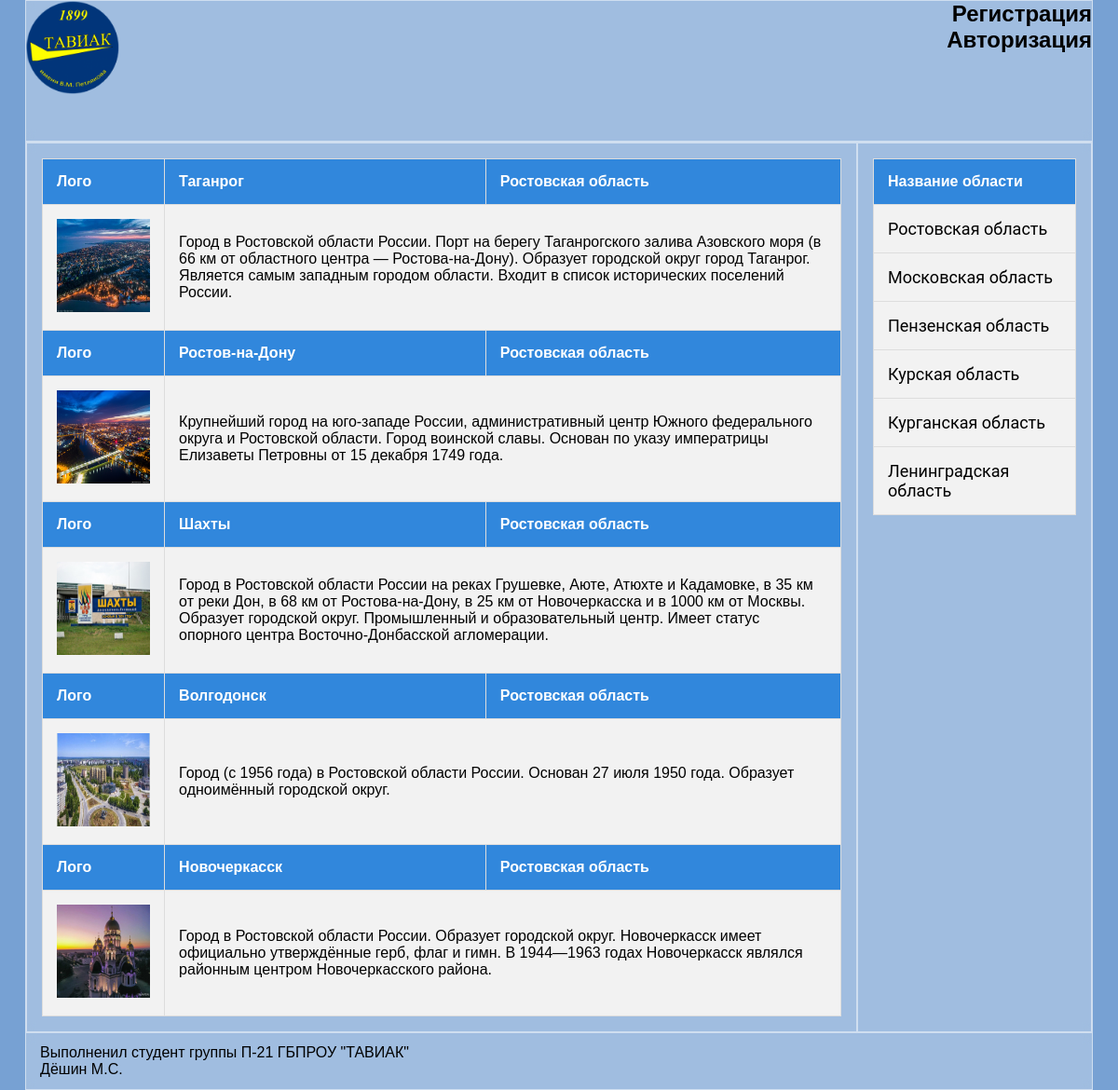
The app's page /?region=1 with its own data.
### tables this page shows
CREATE TABLE `city` (
  `id` int NOT NULL,
  `name` varchar(30) NOT NULL,
  `area` int NOT NULL DEFAULT '10',
  `population` int NOT NULL DEFAULT '30',
  `logo` varchar(30) NOT NULL DEFAULT '0.jpg',
  `description` text,
  `region` int NOT NULL
);

CREATE TABLE `region` (
  `id` int NOT NULL,
  `name` varchar(30) NOT NULL,
  `kod` int NOT NULL
);

### content.php (the view, shortened to what this page needs)
<div class="content">
               <?php
         if(isset($_GET['content'])){
            $content= $_GET['content'];
            include "$content";
        }
        else{
            if(isset($_GET['region'])){
                $selectedRegion = (int)$_GET['region'];
                $mysql = "SELECT city.*, region.name AS region_name
                FROM city
                JOIN region ON city.region = region.id
                WHERE city.region = $selectedRegion
               ";
                $result = $dbcon->query($mysql);
                          ?>
                    <div class="tablGL">
                    <div class="tabl">
                    <?php
                    echo "<table >";
                    foreach ($result as $row) {
                        echo "<tr><th >Лого</th>
                        <th > <a class='link' href='?content=city.php&city=" . $row['id'] . "'>" . $row['name'] . "</a></th>
                        <th >". $row['region_name'] ."</th></tr>";
                        echo "<td ><img src='./img/" . $_SESSION['photo'] . "'></td>";
                        echo "<td  colspan='2'>" . $row['description'] . "</td>";
                    }
                    echo "</table>";
                    ?></div></div><?php
            }
            }
            ?>
        </div>

### sidebar.php
<div class="sidebar"><?php
$mysql = "SELECT id,name
            FROM region";
            $result = $dbcon->query($mysql);
            $city_data = $result->fetch_all(MYSQLI_ASSOC);?>
                <div class="tablGL">
                <div class="tabl">
                <?php
                echo "<table >";
                echo "<tr><th >Название области</th></tr>";
                foreach ($result as $row) {
                    echo "<tr> <td ><p><a class='link_sidebar' href='?region=" . $row['id'] . "'>" . $row['name'] . "</a></p></td> </tr>";
                }
                echo "</table>";
                ?></div></div>
            </div>

### css/style.css (style rules this page uses)
* { margin: 0px; padding: 0px; }
html { font-family: 'poppins', sans-serif; background-color: #77A1D3; }
body { justify-content: center; display: flex; margin: 0px; padding: 0px; overflow: auto; }
a { text-decoration: none; }
.link { color: white; }
.link_sidebar { color: black; font-family: 'Roboto', sans-serif; font-size: 18px; }
img { width: 100px; height: 100px; }
.content { border-top: 0px; align-items: center; width: 100ch; border: 1px solid rgba(255, 255, 255, 0.5); }
.sidebar { width: 250px; margin-left: auto; border: 1px solid rgba(255, 255, 255, 0.5); }
.tablGL { justify-content: center; }
table { background-color: #f2f2f2; border-radius: 0.25em; border-collapse: collapse; margin: 1em; }
table, th, td { border: 1px solid #ddd; }
th, td { padding: 15px; text-align: left; }
th { background-color: #3187dc; color: white; }
tr:nth-child(even) { background-color: #f2f2f2; }

### records on screen
city: name "Таганрог", region.name "Ростовская область", shows a picture, description "Город в Ростовской области России. Порт на берегу Таганрогского залива Азовского моря (в 66 км от областного центра — Ростова-на-Дону). Образует городской округ город Таганрог. Является самым западным городом области. Входит в список исторических поселений России."
city: name "Ростов-на-Дону", region.name "Ростовская область", shows a picture, description "Крупнейший город на юго-западе России, административный центр Южного федерального округа и Ростовской области. Город воинской славы. Основан по указу императрицы Елизаветы Петровны от 15 декабря 1749 года."
city: name "Шахты", region.name "Ростовская область", shows a picture, description "Город в Ростовской области России на реках Грушевке, Аюте, Атюхте и Кадамовке, в 35 км от реки Дон, в 68 км от Ростова-на-Дону, в 25 км от Новочеркасска и в 1000 км от Москвы. Образует городской округ. Промышленный и образовательный центр. Имеет статус опорного центра Восточно-Донбасской агломерации."
city: name "Волгодонск", region.name "Ростовская область", shows a picture, description "Город (с 1956 года) в Ростовской области России. Основан 27 июля 1950 года. Образует одноимённый городской округ."
city: name "Новочеркасск", region.name "Ростовская область", shows a picture, description "Город в Ростовской области России. Образует городской округ. Новочеркасск имеет официально утверждённые герб, флаг и гимн. В 1944—1963 годах Новочеркасск являлся районным центром Новочеркасского района."
region: name "Ростовская область"
region: name "Московская область"
region: name "Пензенская область"
region: name "Курская область"
region: name "Курганская область"
region: name "Ленинградская область"
